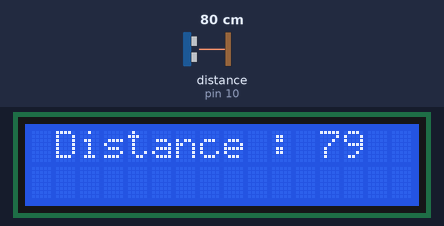
Recording of a sketch running on a simulated Arduino Uno, built with avr-gcc and run on an emulated ATmega328P. Parts: 16×2 character LCD. Wiring (inferred from the names in the program): ultrasonic range finder: trigger pin 9; echo pin 10. The test bench sets the inputs (shaded band); at power-on: distance to the obstacle (sensor on pin 10) 80 cm. The echo pulse lasts 58.3 µs per cm; what the sketch prints to the serial monitor is not drawn.

Above: at 1.29 s.
1.3 s: distance to the obstacle (sensor on pin 10) set to 4 cm
At 2.0 s:
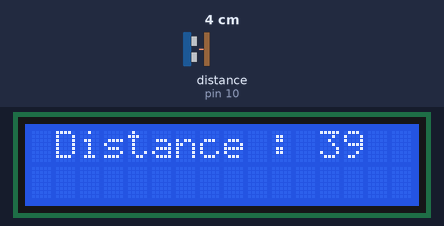
2.8 s: distance to the obstacle (sensor on pin 10) set to 2 cm
At 2.85 s:
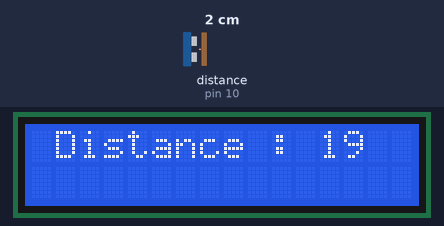
4.3 s: distance to the obstacle (sensor on pin 10) set to 9 cm
At 4.7 s:
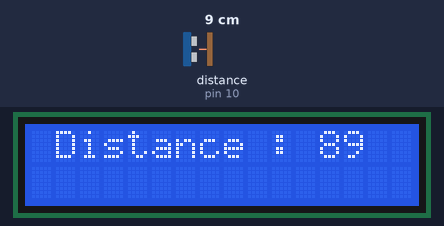
5.8 s: distance to the obstacle (sensor on pin 10) set to 299 cm
At 7.1 s:
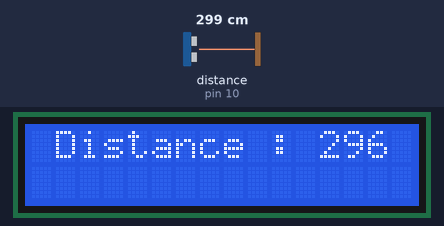

Measured:
- after the input at 1.3 s, the display: changes at once (image 1)
- after the input at 2.8 s, the display: first changes at once (image 2 shows a later state)
- after the input at 4.3 s, the display: changes at once (image 3)
- after the input at 5.8 s, the display: changes at once (image 4)

The sketch:

he_Distance_OF_Objects_By_Utilizing_The_Ultrasonic_Module_._.INO
```cpp
// The Project OF Determining The Distance OF Objects By Utilizing The Ultrasonic Module .

// In this program, We want to determine the distance of the Objects by utilizing the Ultrasonic Module and then display it on the LCD Screen .

// The Main Code OF The Project OF Determining The Distance OF Objects By Utilizing The Ultrasonic Module . . INO . .


#include <LiquidCrystal.h>                                                                                                              // Library Required for this Project.
const int rs = 12, en = 11, d4 = 5, d5 = 4, d6 = 3, d7 = 2;                                                                            // Definition of Different Bases .
int Time, Distance, Trigger = 9, Echo = 10;                                                                                           // Basic Definition : Numbers 9 , and 10 . :
LiquidCrystal LCD (rs, en, d4, d5, d6, d7);                                                                                          // Definition of Different Bases .


void setup () {


  pinMode (Trigger, OUTPUT);                                                                                                   // Introducing The OUTPUT Pin .
  pinMode (Echo, INPUT);                                                                                                      // Introducing The INPUT Pin .
  Serial.begin (9600);                                                                                                       // Introducing The Series .
  LCD.begin (16, 2);                                                                                                        // Introducing LCD Resolution .


}


void loop () {


  digitalWrite (Trigger, LOW);
  delayMicroseconds (2);                                                                                           // Running The Delay Function (2 Microseconds) . :
  digitalWrite (Trigger, HIGH);
  delayMicroseconds (10);                                                                                        // Running The Delay Function (10 Microseconds) . :
  digitalWrite (Trigger, LOW);
  Time = pulseIn (Echo, HIGH);
  Distance = Time * 0.034 / 2;                                                                                // Set Value to Distance.
  Serial.print (" Distance : ");                                                                             // Show The Desired Message .
  Serial.println (Distance);                                                                                // Show The Desired Message .
  LCD.setCursor (0, 0);                                                                                    // To run Regularly and Display The OUTPUT Below .
  LCD.print (" Distance : ");                                                                             // Show The Desired Message .
  LCD.print (Distance);                                                                                  // Show The Desired Message .


}
```
